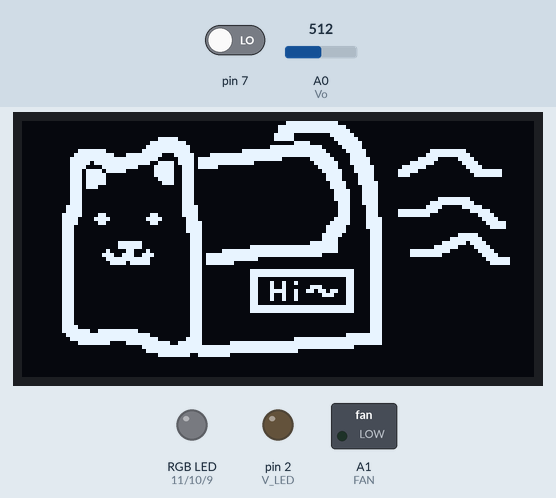
This sketch was run on a simulated Arduino Uno, built with avr-gcc and run on an emulated ATmega328P. Parts: 128×64 one-colour display, switched loads named in the sketch (green lamp = pin HIGH), an RGB LED mixed from three pins (HIGH = lit), output pins drawn as LEDs (lit = HIGH). The inputs (shaded band) are chosen by the test bench; at power-on: pin 7 LOW, A0 (Vo) = 512. What the sketch prints to the serial monitor is not drawn.

Above: at 9.2 s.
10.6 s: pin 7 driven HIGH
At 11.3 s:
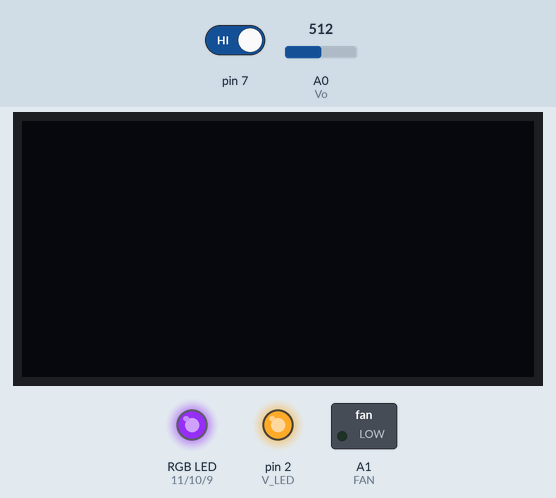
13.6 s: A0 (Vo) set to 223
At 16.4 s:
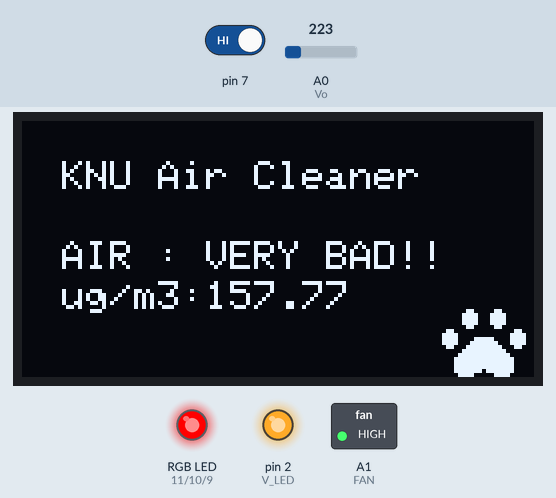
16.6 s: A0 (Vo) set to 207
At 19.4 s:
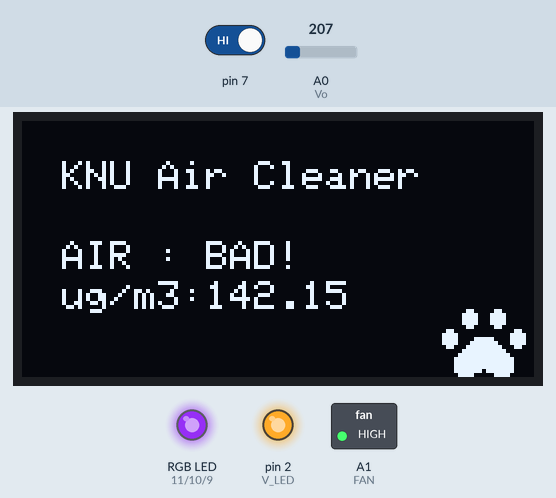
19.6 s: A0 (Vo) set to 160
At 22.4 s:
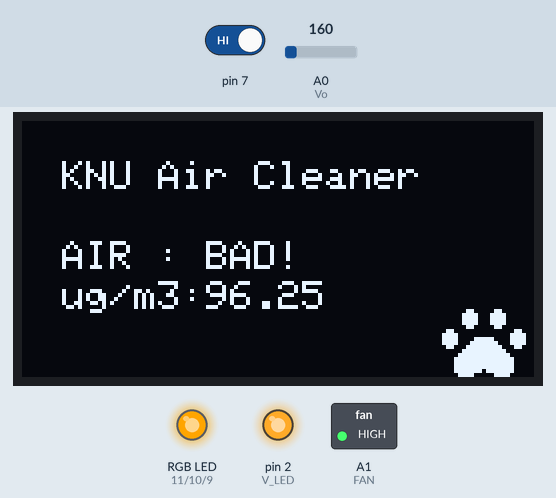
22.6 s: A0 (Vo) set to 127
At 25.4 s:
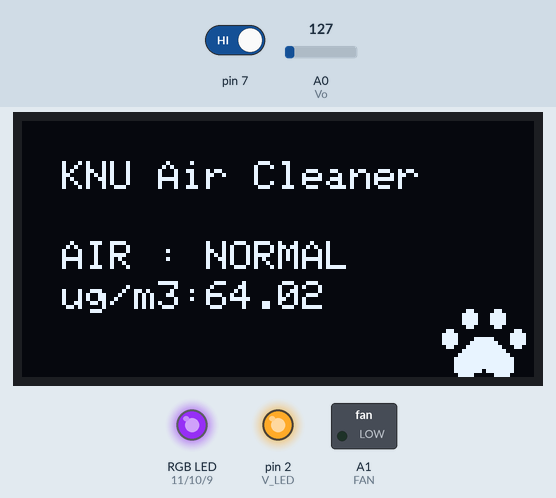
25.6 s: A0 (Vo) set to 100
At 28.4 s:
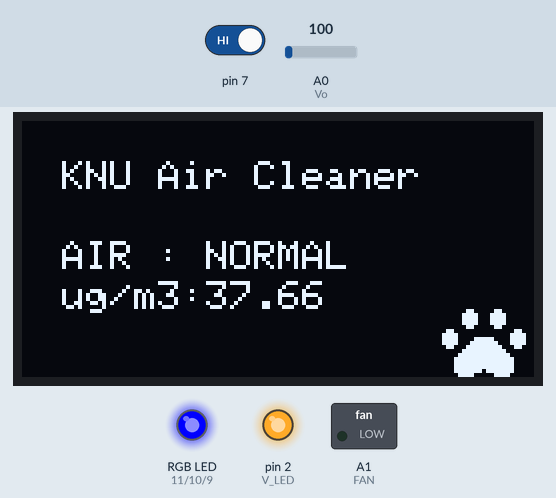
28.6 s: A0 (Vo) set to 87
Timing chart, 0 to 32.6 s (numbered marks = the images above; inputs shaded):
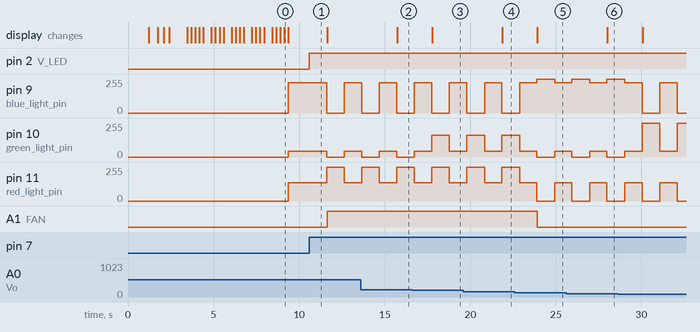

Measured:
- the behaviour switches between 216 and 215 on A0 (Vo) (found by bisection; images 2 and 3)
- the behaviour switches between 144 and 143 on A0 (Vo) (found by bisection; images 4 and 5)
- after the input at 10.6 s, pin 2 (V_LED): LOW → HIGH at once; pin 9 (blue_light_pin): 226/255 → 0/255 after 1.0 s, → 226/255 1.0 s later; pin 10 (green_light_pin): 43/255 → 0/255 after 1.0 s, → 43/255 1.0 s later; pin 11 (red_light_pin): 138/255 → 255/255 after 1.0 s, → 138/255 1.0 s later; A1 (FAN): LOW → HIGH after 1.0 s
- after the input at 13.6 s, the display: changes after 2.1 s (image 2)
- after the input at 16.6 s, the display: changes after 1.2 s (image 3)
- after the input at 19.6 s, the display: changes after 2.3 s (image 4)
- after the input at 22.6 s, A1 (FAN): HIGH → LOW after 1.3 s; the display: changes after 1.3 s (image 5)
- after the input at 25.6 s, the display: changes after 2.4 s (image 6)

The sketch:

AirPurifier.ino
```cpp
/* ***************************************************************************** */
/* ************************** Header - LCD  ************************************ */
/* ***************************************************************************** */

#include <SPI.h>
#include <Wire.h>
#include <Adafruit_GFX.h>
#include <Adafruit_SSD1306.h>

#define SCREEN_WIDTH 128 // OLED display width, in pixels
#define SCREEN_HEIGHT 64 // OLED display height, in pixels

// Declaration for an SSD1306 display connected to I2C (SDA, SCL pins)
#define OLED_RESET     -1 // Reset pin # (or -1 if sharing Arduino reset pin)
Adafruit_SSD1306 display(SCREEN_WIDTH, SCREEN_HEIGHT, &Wire, OLED_RESET);

#define NUMFLAKES     10 // Number of snowflakes in the animation example

#define LOGO_WIDTH    128
#define LOGO_HEIGHT   64

#include "bit_cat.h"

/* ***************************************************************************** */
/* ************************** Header - Dust Sensor  **************************** */
/* ***************************************************************************** */
int Vo = A0;
int V_LED = 2;

float Vo_value = 0;
float Voltage = 0;
float dustDensity = 0;

int red_light_pin = 11;
int green_light_pin = 10;
int blue_light_pin = 9;


/* ***************************************************************************** */
/* ************************** Header - Dust Sensor  **************************** */
/* ***************************************************************************** */
int FAN = A1;

void setup() {

/* ***************************************************************************** */
/* ************************** Setup - Dust Sensor  ***************************** */
/* ***************************************************************************** */
  Serial.begin(9600);

  pinMode(V_LED, OUTPUT);
  pinMode(Vo, INPUT);

  delay(1000);
  Serial.println();
  Serial.println("**************************************");
  Serial.println("***** Hello **************************");
  Serial.println("***** Welcome to ROBOFRIEN world *****");
  Serial.println("***** Thank you **********************");
  Serial.println("**************************************");
/* ***************************************************************************** */
/* ************************** Setup - RGB LED  ************************************* */
/* ***************************************************************************** */

  pinMode(red_light_pin,OUTPUT);
  pinMode(green_light_pin,OUTPUT);
  pinMode(blue_light_pin, OUTPUT);

/* ***************************************************************************** */
/* ************************** Setup - LCD  ************************************* */
/* ***************************************************************************** */

  // SSD1306_SWITCHCAPVCC = generate display voltage from 3.3V internally
  if(!display.begin(SSD1306_SWITCHCAPVCC, 0x3C)) { // Address 0x3D for 128x64
    Serial.println(F("SSD1306 allocation failed"));
    for(;;); // Don't proceed, loop forever
  }

  display.setTextSize(1); // Draw 2X-scale text
  display.setTextColor(WHITE);

/* ********************** Image Slide ************************ */
  display.clearDisplay();
  display.drawBitmap( 0, 0, cat1, LOGO_WIDTH, LOGO_HEIGHT, 1);
  display.display();
  delay(500);

  display.clearDisplay();
  display.drawBitmap( 0, 0, cat2, LOGO_WIDTH, LOGO_HEIGHT, 1);
  display.display();
  delay(300);

  display.clearDisplay();
  display.drawBitmap( 0, 0, cat3, LOGO_WIDTH, LOGO_HEIGHT, 1);
  display.display();
  delay(300);

  display.clearDisplay();
  display.drawBitmap( 0, 0, cat4, LOGO_WIDTH, LOGO_HEIGHT, 1);
  display.display();
  delay(1000);

  for(int i=0;i<5;i++){
    display.clearDisplay();
    display.drawBitmap( 0, 0, cat5, LOGO_WIDTH, LOGO_HEIGHT, 1);
    display.display();
    delay(200);

    display.clearDisplay();
    display.drawBitmap( 0, 0, cat6, LOGO_WIDTH, LOGO_HEIGHT, 1);
    display.display();
    delay(200);

    display.clearDisplay();
    display.drawBitmap( 0, 0, cat7, LOGO_WIDTH, LOGO_HEIGHT, 1);
    display.display();
    delay(200);

    display.clearDisplay();
    display.drawBitmap( 0, 0, cat6, LOGO_WIDTH, LOGO_HEIGHT, 1);
    display.display();
    delay(200);
    display.clearDisplay();
    display.drawBitmap( 0, 0, cat5, LOGO_WIDTH, LOGO_HEIGHT, 1);
    display.display();
    delay(200);
  }

  display.clearDisplay();
  display.display();

/* ***************************************************************************** */
/* ************************** Setup - FAN  ************************************* */
/* ***************************************************************************** */
  pinMode(FAN, OUTPUT);
  digitalWrite(FAN, LOW);
/* ***************************************************************************** */
/* ************************** Setup - MotionDetect ***************************** */
/* ***************************************************************************** */
  pinMode(7,INPUT);
}


void loop() {

  RGB_color(138, 43, 226);
  display.clearDisplay();     //lcd 화면을 지웁니다.
  display.setCursor(10,10);     //lcd 커서 위치를 10,10로 위치시킵니다.
  display.println(F("KNU Air Cleaner"));
  display.setCursor(10,30);
  display.println("Detecting...");


  //감지됨
  if(digitalRead(7) == HIGH){

  /* ***************************************************************************** */
  /* ************************** Loop - Dust Sensor   ***************************** */
  /* ***************************************************************************** */
    digitalWrite(V_LED, LOW);
    delayMicroseconds(280);
    Vo_value = analogRead(Vo);
    delayMicroseconds(40);
    digitalWrite(V_LED, HIGH);
    delayMicroseconds(9680);

    Voltage = Vo_value / 1024 * 5.0;
    dustDensity = (Voltage - 0.3) / 0.005;
    Serial.println(dustDensity);

    delay(1000);

  /* ***************************************************************************** */
  /* ************************** Loop - LCD   ************************************* */
  /* ***************************************************************************** */
      display.clearDisplay();     //lcd 화면을 지웁니다.
      display.setCursor(10,10);     //lcd 커서 위치를 10,10로 위치시킵니다.
      display.println(F("KNU Air Cleaner"));
      display.setCursor(10,30);     //lcd 커서 위치를 10,30로 위치시킵니다.
      if( dustDensity > 150 ){    // 매우 나쁨 //
        display.println("AIR : VERY BAD!!");
        RGB_color(255,0,0); // RED
      }else if( dustDensity > 80){   // 나쁨 //
        display.println("AIR : BAD!      ");
        RGB_color(255,165,0); // Orange
      }else if( dustDensity > 30){  // 보통 //
        display.println("AIR : NORMAL     ");
        RGB_color(0,0,255);  //Blue
      }else{                    // 좋음
        display.println("AIR : GOOD      ");
        RGB_color(0,255,0); //Green 초록 표시
      }
      display.setCursor(10,40);     //lcd 커서 위치를 10,40로 위치시킵니다.
      display.print("ug/m3:");
      display.println(dustDensity);
      display.drawBitmap( 104, 46, cat_foot, 24, 18, 1);

      display.display();


  /* ***************************************************************************** */
  /* ************************** Loop - FAN   ************************************* */
  /* ***************************************************************************** */
    if(dustDensity > 80){
      digitalWrite(FAN, HIGH);

    }else{
      digitalWrite(FAN, LOW);
    }

    delay(1000);

  /* ***************************************************************************** */
  /* ************************** Loop - RGB ************************************* */
  /* ***************************************************************************** */

  }
}


/* RGB Fuction */
void RGB_color(int red_light_value, int green_light_value, int blue_light_value)
{
  analogWrite(red_light_pin,red_light_value);
  analogWrite(green_light_pin, green_light_value);
  analogWrite(blue_light_pin,blue_light_value);
}
```

Source omitted: bit_cat.h (data table, 43783 bytes)
